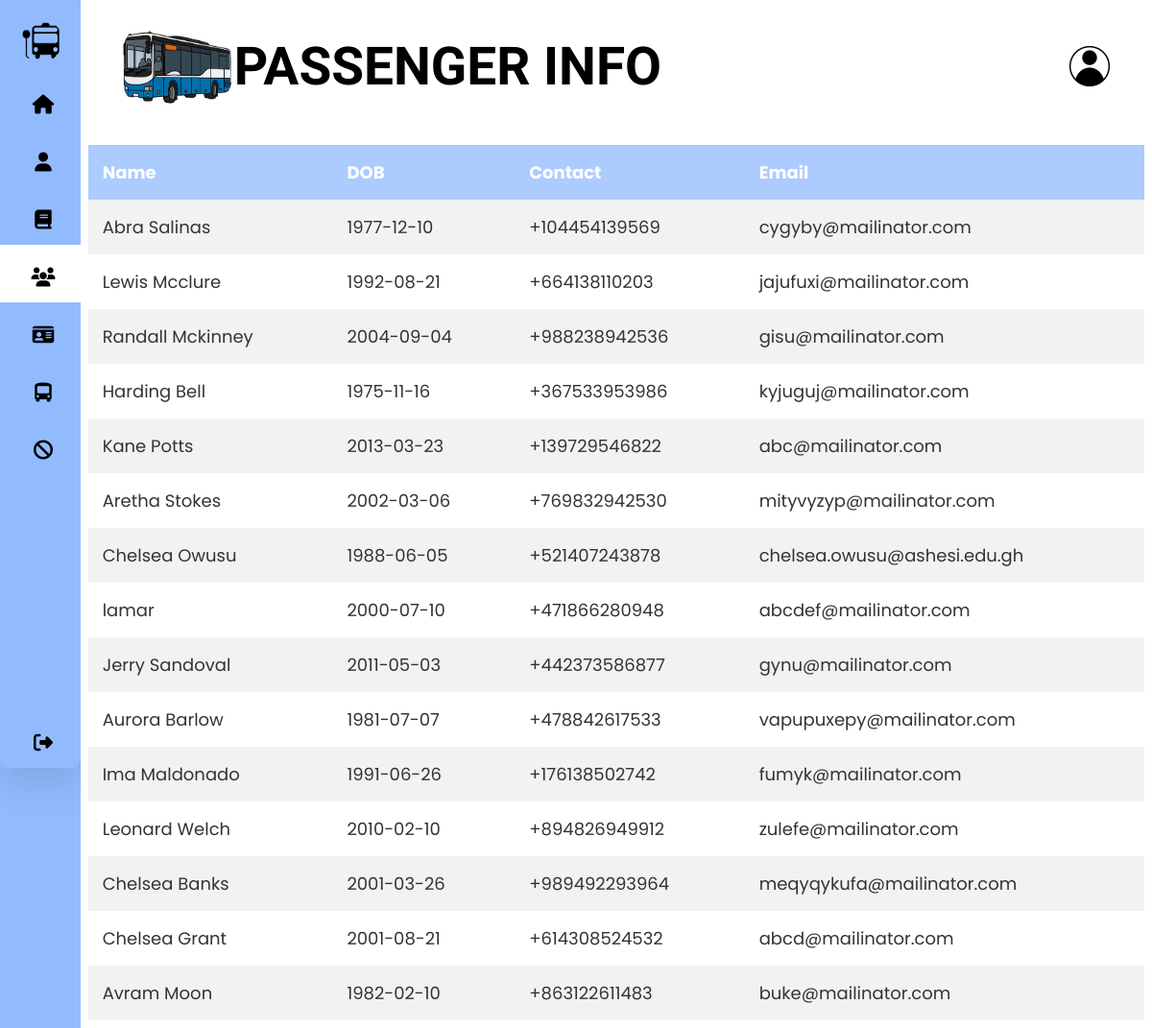
Page /admin/People.php on the earlier database version.
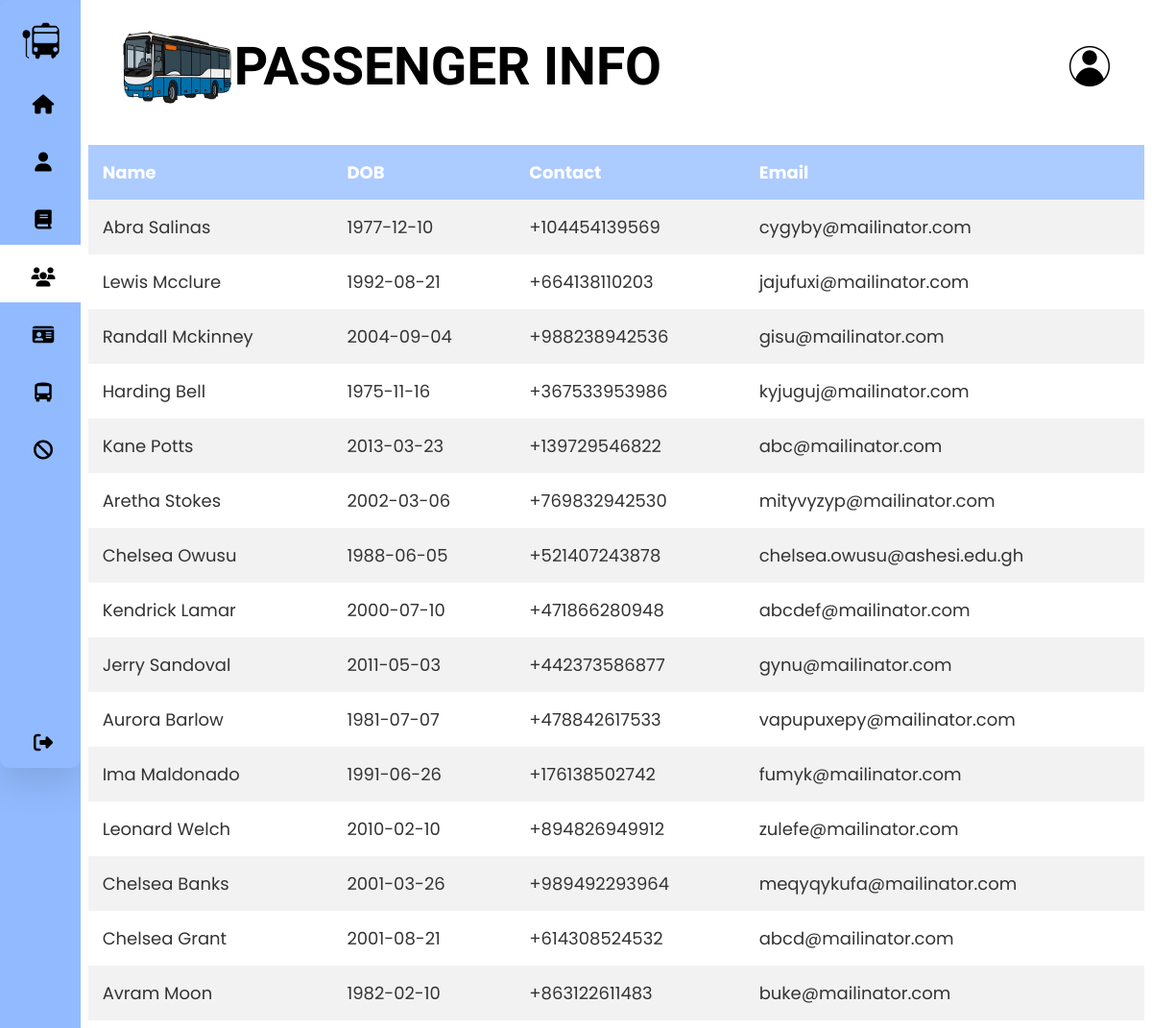
Same page on the later database version.
### tables this page shows
CREATE TABLE `people` (
  `pid` int(11) NOT NULL,
  `role_id` int(11) NOT NULL,
  `fname` varchar(25) NOT NULL,
  `lname` varchar(25) NOT NULL,
  `dob` date NOT NULL,
  `email` varchar(255) NOT NULL,
  `telnumber` varchar(255) NOT NULL,
  `gender` int(11) NOT NULL,
  `passwrd` varchar(255) NOT NULL,
  `bio` varchar(255) DEFAULT NULL
);

### action/getAllPassengers.php (the view)
<?php
include("../settings/connection.php");
$sql = "SELECT CONCAT(People.fname, ' ', People.lname) AS fullname, People.dob, People.email, People.telnumber
FROM People
LEFT JOIN Driver ON Driver.pid = People.pid
WHERE Driver.pid IS NULL;
";
$result = $conn->query($sql);
if ($result->num_rows > 0) {
    while ($row = $result->fetch_assoc()) {
        echo "<tr>";
        echo "<td>" . $row["fullname"] . "</td>";
        echo "<td>" . $row["dob"] . "</td>";
        echo "<td>" . $row["telnumber"] . "</td>";
        echo "<td>" . $row["email"] . "</td>";
    }
} else {
    echo "<tr><td colspan='5'>No user found</td></tr>";
}

Differences in the rows shown:
changed people "abcdef@mailinator.com": fullname "lamar" → "Kendrick Lamar"
